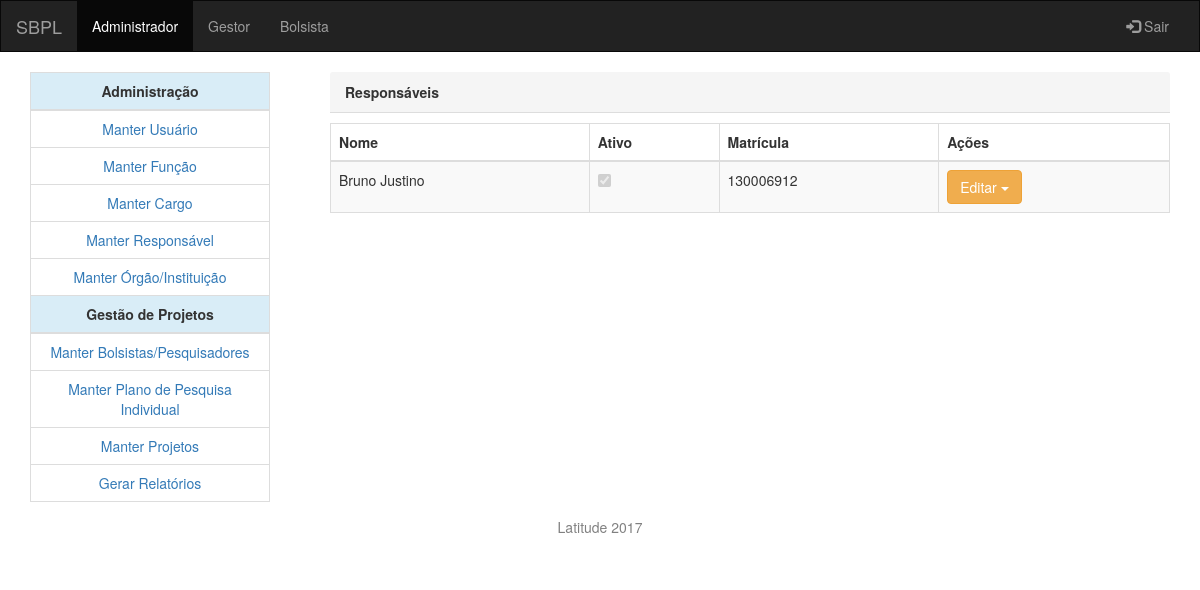
Page /administracao/responsavel on the earlier database version.
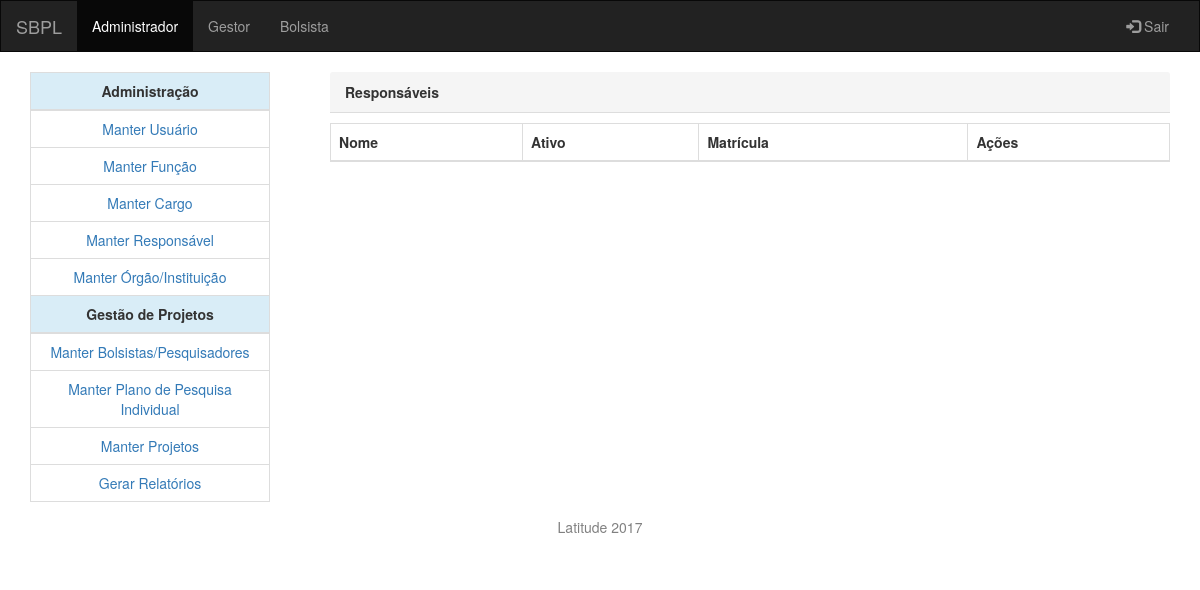
Same page on the later database version.
### core/models.py (models this page shows)
class Responsavel(models.Model):
    no_responsavel = models.CharField('Nome', max_length=32, unique=True)
    cpf = models.IntegerField('CPF')
    telefone = models.IntegerField('Telefone')
    co_matricula = models.CharField('Matrícula', max_length=32, unique=True)
    ic_ativo = models.BooleanField('Ativo')
    class Meta:
        verbose_name_plural = "responsáveis"
        verbose_name = "responsável"

### administracao/views.py (the view)
# urls.py: url(r'^responsavel/(?P<pk>[0-9]+)/editar$', views.responsavel, name='responsavel-editar'),
def responsavel(request, pk=None, pkdelete=None):
    return handler("Responsavel", request, pk, pkdelete)

### administracao/forms.py
class ResponsavelForm(BaseForm):
    preview = ['no_responsavel', 'ic_ativo', 'co_matricula']
    class Meta:
        model = Responsavel
        fields = get_fields(model)

### administracao/views.py (called while the page is built)
def handler(model, request, pk, pkdelete):
    if pkdelete:
        item = globals()[model].objects.get(pk=pkdelete)
        if item:
            item.delete()
        return redirect(model.lower())
    if request.method == 'POST':
        form = globals()[model+'Form'](request.POST, instance=globals()[model].objects.get(pk=pk)) if pk else globals()[model+'Form'](request.POST)
        if form.is_valid() and form.save():
            return redirect(model.lower())
    elif request.method == 'GET':
        form = globals()[model+'Form'](instance=globals()[model].objects.get(pk=pk)) if pk else globals()[model+'Form']()
    if pk:
        form.is_edit = True
    return render(request, 'administracao/crud-withmodal.html', {
        'data': globals()[model].objects.all(),
        'form': form,
        'content_title': globals()[model]._meta.verbose_name_plural.title()
    })

### common/templatetags/meta.py (called while the page is built)
@register.filter
def model_name(instance):
    return instance.__class__.__name__.lower()

### administracao/templates/administracao/crud-withmodal.html (shortened to what this page needs)
{% extends 'administracao/crud-table.html' %}
{% load static %}
{% load verbose %}
{% load bootstrap3 %}

### administracao/templates/administracao/crud-table.html (shortened to what this page needs)
{% extends 'administracao/default.html' %}
{% load static %}
{% load verbose %}
{% load getattr %}
{% load meta %}
{% load bootstrap3 %}
{% block css %}
    <link href="{% static 'common/admin2/vendor/datatables-plugins/dataTables.bootstrap.css' %}"
          rel="stylesheet">
    <link href="{% static 'common/admin2/vendor/datatables-responsive/dataTables.responsive.css' %}"
          rel="stylesheet">
    <link rel="stylesheet" href="https://cdn.datatables.net/buttons/1.4.2/css/buttons.dataTables.min.css">
{% endblock %}
{% block content %}
    <table width="100%" class="table table-striped table-bordered table-hover" id="dataTables-example">
        {% block records %}
            <thead>
            <tr>
                {% for item in form.preview %}
                    <th>{% verbose form.instance item %}</th>
                {% endfor %}
                <th>Ações</th>
            </tr>
            </thead>
            <tbody>
            {% for item in data %}
                <tr class="odd gradeX">
                    {% for field in form.preview %}
                        {% with item|getattr:field as value %}
                            <td>
                                {% if value|is_bool %}
                                    <input type="checkbox" {% if value %} checked {% endif %} disabled>
                                {% else %}
                                    {{ value }}
                                {% endif %}
                            </td>
                        {% endwith %}
                    {% endfor %}
                    <td>
                        <div class="btn-group">
                            <button type="button" class="btn btn-warning dropdown-toggle" data-toggle="dropdown">
                                Editar
                                <span class="caret"></span>
                            </button>
                        </div>
                    </td>
                </tr>
            {% endfor %}
            </tbody>
        {% endblock %}
    </table>
{% endblock %}

Differences in the rows shown:
removed Responsavel: preview "Bruno Justino" "130006912", if "☑"
